Frame 1 (no input): blank canvas, image omitted
Frame 60 (no input): blank canvas, image omitted
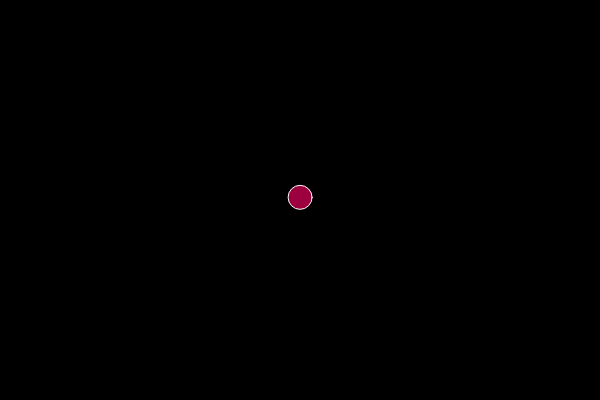
Frame 120 (the mouse pressed at the canvas centre since frame 60)

The p5.js sketch whose frames 1 and 60 were blank and that drew this single picture after the mouse press (run headless with seeded random() and noise() and a simulated clock; from frame 60 on, the mouse is pressed at the canvas centre):

// p5.js sketch
// ── sketch.js
var bubbles=[];

function setup() {
    createCanvas(600,400);
    //for (var i=0;i<400;i++)
    //{
    //bubbles[i]= new Bubble(random(0,width),random(0,height));   
    //}
}


function mousePressed(){
    bubbles.push(new Bubble(mouseX,mouseY));
    if (bubbles.length>10){
        bubbles.splice(0,1);
    }
}


function keyPressed(){
    bubbles.splice(0,1);
}

function Bubble(x,y){
    this.x = x //random(0,width),
    this.y = y//random(0,height), 
    
    this.display = function (){
    stroke(255);
    fill(200,0,80,200);    
    ellipse(this.x,this.y,24,24)   
    },
    
    this.move = function(){
    this.x = this.x + random(-1,1);
    this.y = this.y + random(-1,1);
    }
    
    
}

function draw() {
    background(0);    
    for (var i=0;i<bubbles.length;i++)
        {
            bubbles[i].move();
            bubbles[i].display();
        }        
}
